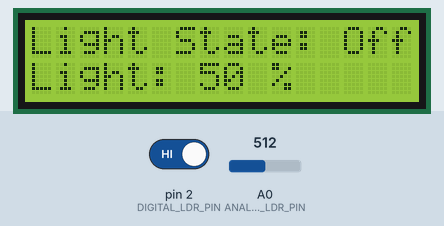
Simulated run of this program. Board: Arduino Uno, built with avr-gcc and run on an emulated ATmega328P. Parts: 16×2 character LCD. The test bench sets the inputs (shaded band); at power-on: pin 2 (DIGITAL_LDR_PIN) HIGH, A0 (ANALOG_LDR_PIN) = 512.

Above: at 1.2 s.
1.3 s: pin 2 (DIGITAL_LDR_PIN) driven LOW
At 3.0 s:
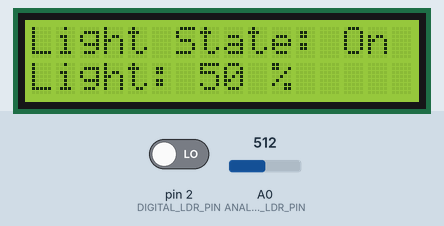
3.6 s: A0 (ANALOG_LDR_PIN) set to 716
At 5.4 s:
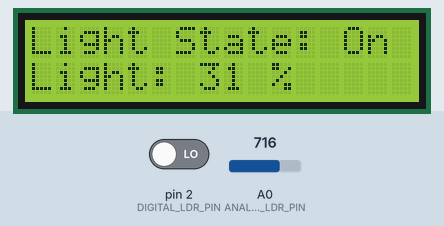
5.7 s: A0 (ANALOG_LDR_PIN) set to 900
At 6.7 s:
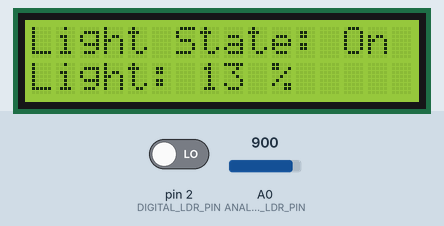
7.7 s: pin 2 (DIGITAL_LDR_PIN) driven HIGH
At 9.2 s:
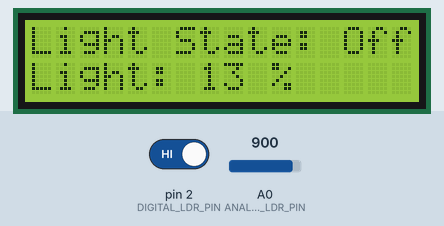
9.8 s: A0 (ANALOG_LDR_PIN) set to 1023
At 11.6 s:
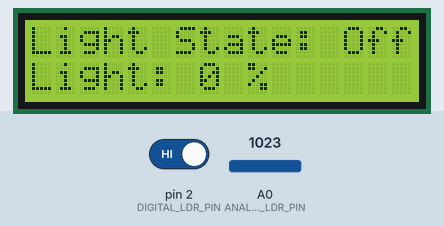
Timing chart, 0 to 12.8 s (numbered marks = the images above; inputs shaded):
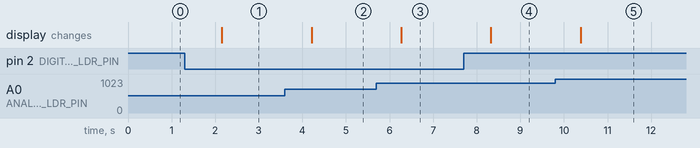

The program:

main.cpp
```cpp
#include <Arduino.h>
#include <LiquidCrystal_I2C.h>

#define ANALOG_LDR_PIN A0
#define DIGITAL_LDR_PIN 2

LiquidCrystal_I2C lcd(0x27, 16, 2);

void setup()
{
  lcd.init();
  lcd.backlight();

  pinMode(ANALOG_LDR_PIN, INPUT);
  pinMode(DIGITAL_LDR_PIN, INPUT);
}

void loop()
{
  int digitalValue = digitalRead(DIGITAL_LDR_PIN);
  int analogValue = analogRead(ANALOG_LDR_PIN);

  int percentage = map(analogValue, 0, 1023, 0, 100);

  lcd.clear();
  lcd.setCursor(0, 0);
  lcd.print("Light State: ");
  lcd.print(digitalValue == LOW ? "On" : "Off");
  lcd.setCursor(0, 1);
  lcd.print("Light: ");
  lcd.print(100 - percentage);
  lcd.print(" %");

  delay(1000);
}
```

Measured:
- after the input at 1.3 s, the display: changes after 0.85 s (image 1)
- after the input at 3.6 s, the display: changes after 0.61 s (image 2)
- after the input at 5.7 s, the display: changes after 0.57 s (image 3)
- after the input at 7.7 s, the display: changes after 0.63 s (image 4)
- after the input at 9.8 s, the display: changes after 0.58 s (image 5)
